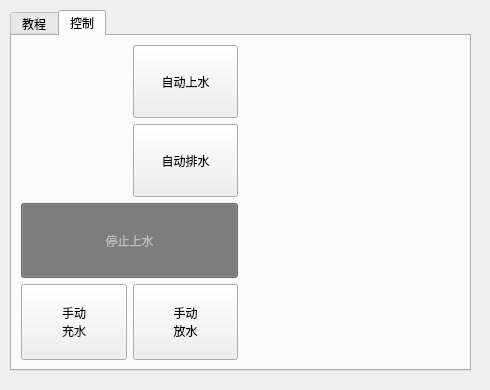
<?xml version="1.0" encoding="UTF-8"?>
<ui version="4.0">
 <class>WaterBladder</class>
 <widget class="qMRMLWidget" name="WaterBladder">
  <property name="geometry">
   <rect>
    <x>0</x>
    <y>0</y>
    <width>490</width>
    <height>390</height>
   </rect>
  </property>
  <property name="maximumSize">
   <size>
    <width>16777215</width>
    <height>920</height>
   </size>
  </property>
  <property name="styleSheet">
   <string notr="true"/>
  </property>
  <widget class="QTabWidget" name="tabWidget">
   <property name="geometry">
    <rect>
     <x>10</x>
     <y>10</y>
     <width>461</width>
     <height>361</height>
    </rect>
   </property>
   <property name="currentIndex">
    <number>1</number>
   </property>
   <widget class="QWidget" name="tab_tutorial">
    <attribute name="title">
     <string>教程</string>
    </attribute>
    <widget class="QLabel" name="label">
     <property name="geometry">
      <rect>
       <x>30</x>
       <y>20</y>
       <width>361</width>
       <height>261</height>
      </rect>
     </property>
     <property name="text">
      <string>我是教程</string>
     </property>
    </widget>
   </widget>
   <widget class="QWidget" name="tab_control">
    <attribute name="title">
     <string>控制</string>
    </attribute>
    <layout class="QHBoxLayout" name="horizontalLayout_3">
     <item>
      <layout class="QVBoxLayout" name="verticalLayout_2" stretch="2,1,1">
       <item>
        <layout class="QHBoxLayout" name="horizontalLayout">
         <item>
          <widget class="QLabel" name="label_water_status">
           <property name="text">
            <string/>
           </property>
          </widget>
         </item>
         <item>
          <layout class="QVBoxLayout" name="verticalLayout">
           <item>
            <widget class="QPushButton" name="btn_auto_water">
             <property name="sizePolicy">
              <sizepolicy hsizetype="Minimum" vsizetype="Expanding">
               <horstretch>0</horstretch>
               <verstretch>0</verstretch>
              </sizepolicy>
             </property>
             <property name="text">
              <string>自动上水</string>
             </property>
             <property name="checkable">
              <bool>false</bool>
             </property>
            </widget>
           </item>
           <item>
            <widget class="QPushButton" name="btn_auto_release">
             <property name="sizePolicy">
              <sizepolicy hsizetype="Minimum" vsizetype="Expanding">
               <horstretch>0</horstretch>
               <verstretch>0</verstretch>
              </sizepolicy>
             </property>
             <property name="text">
              <string>自动排水</string>
             </property>
             <property name="checkable">
              <bool>false</bool>
             </property>
            </widget>
           </item>
          </layout>
         </item>
        </layout>
       </item>
       <item>
        <widget class="QPushButton" name="btn_stop_water">
         <property name="enabled">
          <bool>false</bool>
         </property>
         <property name="sizePolicy">
          <sizepolicy hsizetype="Minimum" vsizetype="Expanding">
           <horstretch>0</horstretch>
           <verstretch>0</verstretch>
          </sizepolicy>
         </property>
         <property name="styleSheet">
          <string notr="true">QPushButton:checked {
         background-color: gray;  /* 选中时为灰色 */
}</string>
         </property>
         <property name="text">
          <string>停止上水</string>
         </property>
         <property name="checkable">
          <bool>true</bool>
         </property>
         <property name="checked">
          <bool>true</bool>
         </property>
        </widget>
       </item>
       <item>
        <layout class="QHBoxLayout" name="horizontalLayout_2">
         <item>
          <widget class="QPushButton" name="btn_fill_water">
           <property name="sizePolicy">
            <sizepolicy hsizetype="Minimum" vsizetype="Expanding">
             <horstretch>0</horstretch>
             <verstretch>0</verstretch>
            </sizepolicy>
           </property>
           <property name="text">
            <string>手动
充水</string>
           </property>
           <property name="checkable">
            <bool>true</bool>
           </property>
          </widget>
         </item>
         <item>
          <widget class="QPushButton" name="btn_release_water">
           <property name="sizePolicy">
            <sizepolicy hsizetype="Minimum" vsizetype="Expanding">
             <horstretch>0</horstretch>
             <verstretch>0</verstretch>
            </sizepolicy>
           </property>
           <property name="text">
            <string>手动
放水</string>
           </property>
           <property name="checkable">
            <bool>true</bool>
           </property>
           <property name="checked">
            <bool>false</bool>
           </property>
          </widget>
         </item>
        </layout>
       </item>
      </layout>
     </item>
     <item>
      <widget class="QLabel" name="label_info">
       <property name="text">
        <string/>
       </property>
      </widget>
     </item>
    </layout>
   </widget>
  </widget>
 </widget>
 <customwidgets>
  <customwidget>
   <class>qMRMLWidget</class>
   <extends>QWidget</extends>
   <header>qMRMLWidget.h</header>
   <container>1</container>
  </customwidget>
 </customwidgets>
 <resources/>
 <connections/>
</ui>
